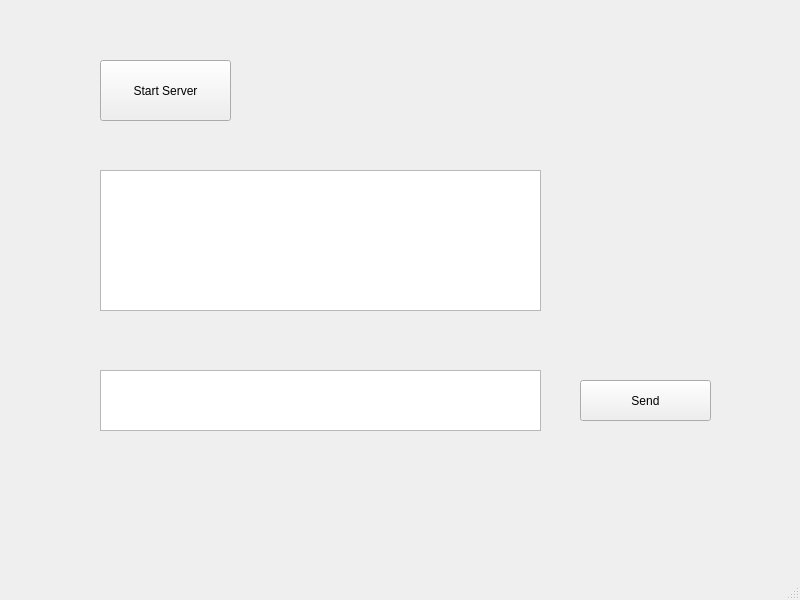
<?xml version="1.0" encoding="UTF-8"?>
<ui version="4.0">
 <class>MainWindow</class>
 <widget class="QMainWindow" name="MainWindow">
  <property name="geometry">
   <rect>
    <x>0</x>
    <y>0</y>
    <width>800</width>
    <height>600</height>
   </rect>
  </property>
  <property name="windowTitle">
   <string>MainWindow</string>
  </property>
  <property name="styleSheet">
   <string notr="true"/>
  </property>
  <widget class="QWidget" name="centralwidget">
   <widget class="QPushButton" name="btn_iniciar">
    <property name="geometry">
     <rect>
      <x>100</x>
      <y>60</y>
      <width>131</width>
      <height>61</height>
     </rect>
    </property>
    <property name="text">
     <string>Start Server</string>
    </property>
   </widget>
   <widget class="QPushButton" name="btn_enviar">
    <property name="geometry">
     <rect>
      <x>580</x>
      <y>380</y>
      <width>131</width>
      <height>41</height>
     </rect>
    </property>
    <property name="text">
     <string>Send</string>
    </property>
   </widget>
   <widget class="QTextEdit" name="txt_send">
    <property name="geometry">
     <rect>
      <x>100</x>
      <y>370</y>
      <width>441</width>
      <height>61</height>
     </rect>
    </property>
   </widget>
   <widget class="QTextBrowser" name="txt_recv">
    <property name="geometry">
     <rect>
      <x>100</x>
      <y>170</y>
      <width>441</width>
      <height>141</height>
     </rect>
    </property>
    <property name="styleSheet">
     <string notr="true"/>
    </property>
   </widget>
  </widget>
  <widget class="QMenuBar" name="menubar">
   <property name="geometry">
    <rect>
     <x>0</x>
     <y>0</y>
     <width>800</width>
     <height>21</height>
    </rect>
   </property>
  </widget>
  <widget class="QStatusBar" name="statusbar"/>
 </widget>
 <resources/>
 <connections/>
</ui>
